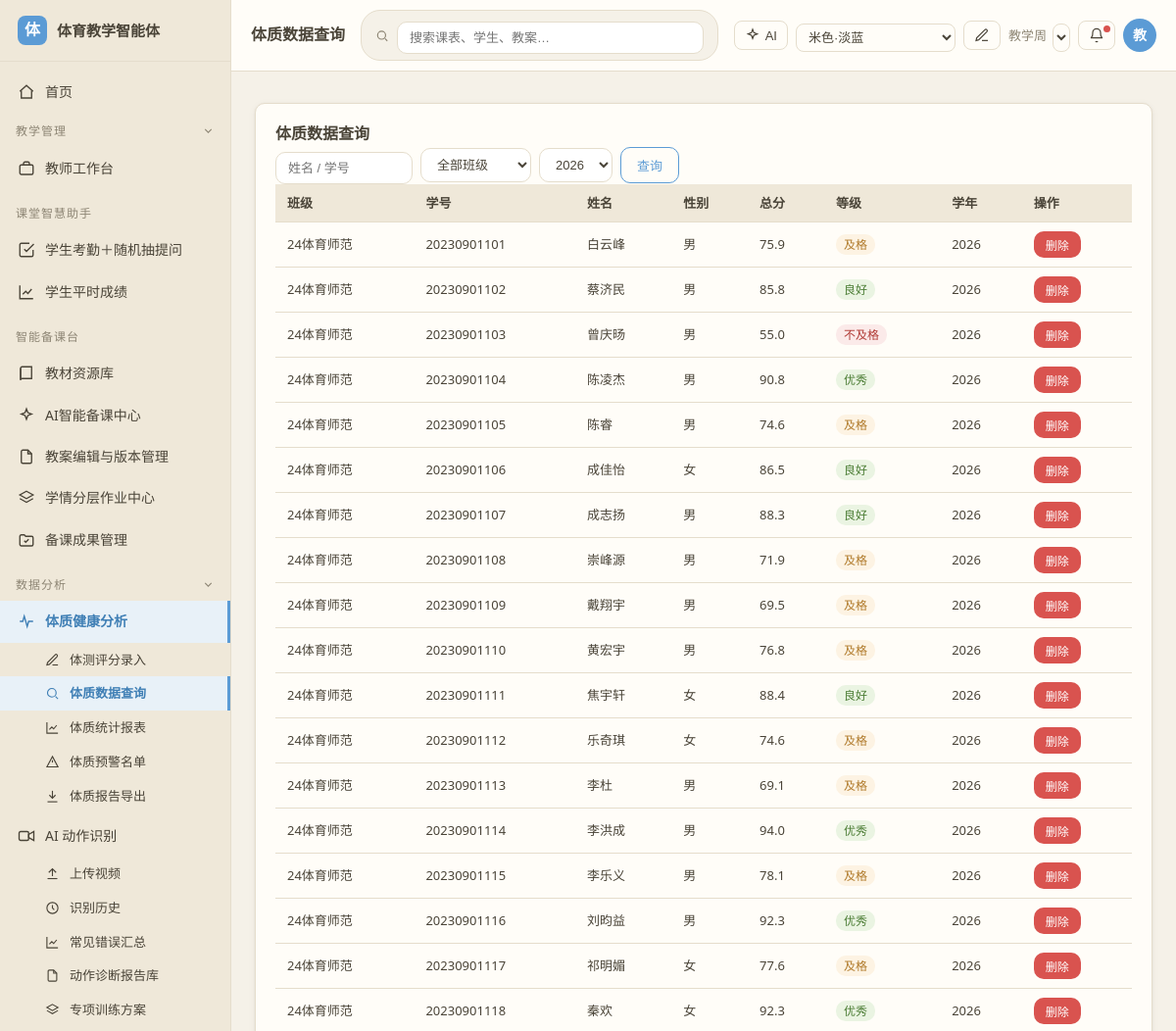
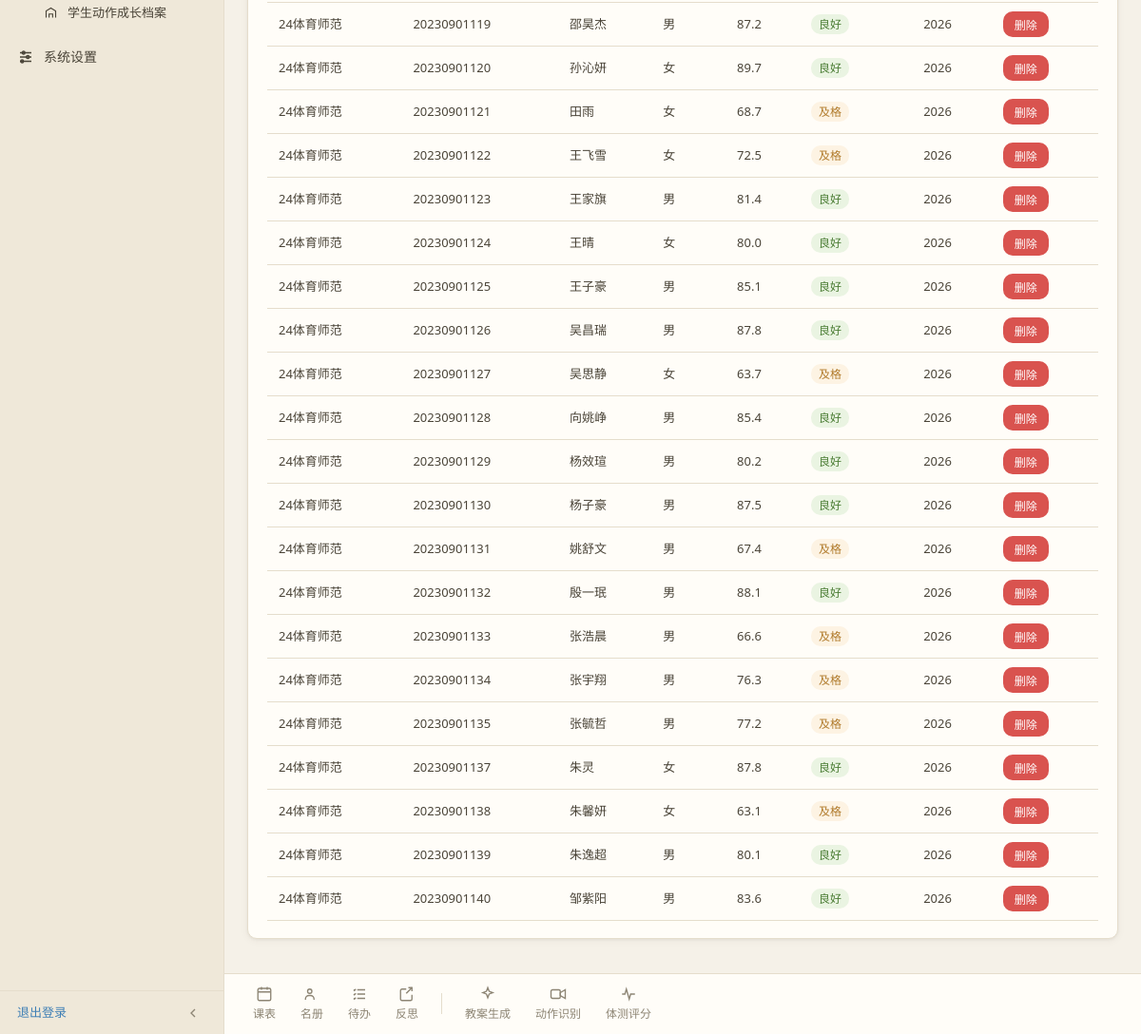
The app's page /fitness/query (signed in) with its own data (2 pictures, top to bottom).
### models.py (models this page shows)
class SchoolClass(db.Model):
    __tablename__ = 'classes'
    id = db.Column(db.Integer, primary_key=True)
    name = db.Column(db.String(120), nullable=False)
    grade = db.Column(db.String(40))
    note = db.Column(db.Text)
    created_at = db.Column(db.DateTime, default=datetime.utcnow)

class Student(db.Model):
    __tablename__ = 'students'
    id = db.Column(db.Integer, primary_key=True)
    student_no = db.Column(db.String(40))
    name = db.Column(db.String(80), nullable=False)
    gender = db.Column(db.String(10))  # 男 / 女
    class_id = db.Column(db.Integer, db.ForeignKey('classes.id'))
    note = db.Column(db.Text)
    created_at = db.Column(db.DateTime, default=datetime.utcnow)

class FitnessRecord(db.Model):
    __tablename__ = 'fitness_records'
    id = db.Column(db.Integer, primary_key=True)
    student_id = db.Column(db.Integer, db.ForeignKey('students.id'))
    year = db.Column(db.String(20))  # 学年
    semester = db.Column(db.String(20))  # 学期（第一学期/第二学期，空=全年）
    height_cm = db.Column(db.Float)
    weight_kg = db.Column(db.Float)
    bmi = db.Column(db.Float)
    vital_capacity = db.Column(db.Float)       # 肺活量 ml
    run_50m = db.Column(db.Float)              # 秒
    sit_and_reach = db.Column(db.Float)        # 坐位体前屈 cm
    standing_long_jump = db.Column(db.Float)   # 立定跳远 cm
    pull_up = db.Column(db.Integer)            # 引体向上（男）
    sit_up = db.Column(db.Integer)             # 仰卧起坐（女）
    run_1000m = db.Column(db.Float)            # 男
    run_800m = db.Column(db.Float)             # 女
    bmi_score = db.Column(db.Float)
    vital_score = db.Column(db.Float)
    run50_score = db.Column(db.Float)
    sitreach_score = db.Column(db.Float)
    jump_score = db.Column(db.Float)
    strength_score = db.Column(db.Float)
    endurance_score = db.Column(db.Float)
    extra_score = db.Column(db.Float)
    total_score = db.Column(db.Float)
    grade = db.Column(db.String(20))  # 优秀/良好/及格/不及格
    created_at = db.Column(db.DateTime, default=datetime.utcnow)

### routes/modules.py (the view)
@modules_bp.route('/fitness/query')
@login_required
def fitness_query():
    classes = _all_classes()
    cid = request.args.get('class_id', type=int)
    year = request.args.get('year', '').strip()
    keyword = request.args.get('keyword', '').strip()
    rows = _query_rows(cid, year, keyword)
    class_map = {c.id: c.name for c in classes}
    return render_template('fitness/query.html', active='fitness_query',
                           classes=classes, cid=cid, year=year, keyword=keyword,
                           rows=rows, class_map=class_map, year_options=_year_options())

### routes/modules.py (called while the page is built)
def _year_options():
    current = datetime.date.today().year
    return [str(y) for y in range(current, 1999, -1)]

def _all_classes():
    return SchoolClass.query.order_by(SchoolClass.id).all()

def _query_rows(cid, year, keyword):
    q = db.session.query(Student, FitnessRecord).join(
        FitnessRecord, FitnessRecord.student_id == Student.id)
    if cid:
        q = q.filter(Student.class_id == cid)
    if year:
        q = q.filter(FitnessRecord.year == year)
    if keyword:
        q = q.filter(db.or_(Student.name.like('%%%s%%' % keyword), Student.student_no.like('%%%s%%' % keyword)))
    q = q.order_by(Student.class_id, Student.student_no)
    return q.limit(500).all()

### security.py (called while the page is built)
def login_required(f):
    @wraps(f)
    def wrapper(*args, **kwargs):
        if 'user_id' not in session:
            return redirect(url_for('auth.login', next=request.path))
        return f(*args, **kwargs)
    return wrapper

def current_user_id():
    return session.get('user_id')

### templates/fitness/query.html (shortened to what this page needs)
{% extends 'base.html' %}
{% block page_title %}体质数据查询{% endblock %}
{% block content %}
<div class="card">
  <div class="toolbar">
    <h2 style="margin:0">体质数据查询</h2>
    <form method="get" action="{{ url_for('modules.fitness_query') }}" class="form-inline" style="margin:0">
      <input type="text" name="keyword" value="{{ keyword }}" placeholder="姓名 / 学号" style="width:140px">
      <select name="class_id" style="width:auto;margin-top:0">
        <option value="">全部班级</option>
      </select>
      <select name="year" style="width:auto;margin-top:0">
        {% for y in year_options %}<option value="{{ y }}" {{ 'selected' if y == year }}>{{ y }}</option>{% endfor %}
      </select>
      <button type="submit" class="btn btn-outline">查询</button>
    </form>
  </div>
  {% if rows %}
  <table>
    <thead><tr><th>班级</th><th>学号</th><th>姓名</th><th>性别</th><th>总分</th><th>等级</th><th>学年</th><th>操作</th></tr></thead>
    <tbody>
      {% for s, r in rows %}
      <tr>
        <td>{{ class_map.get(s.class_id, '—') }}</td>
        <td>{{ s.student_no or '—' }}</td>
        <td>{{ s.name }}</td>
        <td>{{ s.gender or '—' }}</td>
        <td>{{ r.total_score if r and r.total_score is not none else '—' }}</td>
        <td>
          {% if r and r.grade %}<span class="tag {{ 'success' if r.grade in ('优秀','良好') else ('warning' if r.grade == '及格' else 'danger') }}">{{ r.grade }}</span>{% else %}—{% endif %}
        </td>
        <td>{% if r %}{{ r.year }}{% else %}—{% endif %}</td>
        <td>
          {% if r %}
          <form method="post" action="{{ url_for('modules.fitness_delete', rid=r.id) }}" style="display:inline" onsubmit="return confirm('确定删除该体测记录吗？')">
            <button type="submit" class="btn btn-danger btn-sm">删除</button>
          </form>
          {% else %}—{% endif %}
        </td>
      </tr>
      {% endfor %}
    </tbody>
  </table>
  {% else %}
  <p class="muted">暂无体测数据。可到「体测评分录入」录入或导入数据。</p>
  {% endif %}
</div>
{% endblock %}

### static/css/style.css (style rules this page uses)
:root { --bg: #f5f1e8; --sidebar: #efe8d9; --card: #fffdf8; --border: #e5ddcc; --text: #4a4438; --text-muted: #8d8574; --primary: #5b9bd5; --primary-hover: #4a8bc4; --primary-bg: #e8f1f8; --link: #3f7fb5; --success: #6aa84f; --warning: #e6a23c; --danger: #d9534f; --topbar-bg: #fffdf8; --radius: 10px; --shadow: 0 1px 3px rgba(74, 68, 56, .07), 0 2px 8px rgba(74, 68, 56, .05); }
* { box-sizing: border-box; }
html, body { height: 100%; }
body { margin: 0; background: var(--bg); color: var(--text); font-family: "Microsoft YaHei", "PingFang SC", "Segoe UI", sans-serif; font-size: 14px; line-height: 1.6; }
h1, h2, h3 { margin: 0 0 .5em; font-weight: 600; color: var(--text); }
h2 { font-size: 16px; }
.card { background: var(--card); border: 1px solid var(--border); border-radius: var(--radius); box-shadow: var(--shadow); padding: 18px 20px; margin-bottom: 16px; }
.btn { display: inline-block; padding: 8px 16px; border: 1px solid transparent; border-radius: var(--radius); font-size: 13px; cursor: pointer; background: var(--card); color: var(--text); }
.btn-outline { border-color: var(--primary); color: var(--primary); background: transparent; }
.btn-danger { background: var(--danger); color: #fff; }
.btn-sm { padding: 4px 11px; font-size: 12px; }
input[type=text], input[type=password], input[type=number], input[type=date], input[type=time], input[type=datetime-local], select, textarea { display: block; width: 100%; margin-top: 5px; padding: 8px 12px; border: 1px solid var(--border); border-radius: var(--radius); background: #fff; color: var(--text); font-size: 13px; }
.form-inline { display: flex; gap: 8px; align-items: center; flex-wrap: wrap; }
table { width: 100%; border-collapse: collapse; background: var(--card); }
th, td { padding: 9px 12px; text-align: left; border-bottom: 1px solid var(--border); font-size: 13px; }
th { background: var(--sidebar); font-weight: 600; }
.tag { display: inline-block; padding: 1px 8px; border-radius: 10px; font-size: 12px; }
.tag.success { background: #eaf4e2; color: #4a7c33; }
.tag.warning { background: #fdf3e3; color: #b07a2a; }
.tag.danger { background: #fbeae9; color: #b03a34; }

### records on screen
Student: student_no "20230901101", name "白云峰", gender "男", total_score "75.9", grade "及格", year "2026"
SchoolClass: get "24体育师范"
Student: student_no "20230901102", name "蔡济民", gender "男", total_score "85.8", grade "良好", year "2026"
Student: student_no "20230901103", name "曾庆旸", gender "男", total_score "55.0", grade "不及格", year "2026"
Student: student_no "20230901104", name "陈凌杰", gender "男", total_score "90.8", grade "优秀", year "2026"
Student: student_no "20230901105", name "陈睿", gender "男", total_score "74.6", grade "及格", year "2026"
Student: student_no "20230901106", name "成佳怡", gender "女", total_score "86.5", grade "良好", year "2026"
Student: student_no "20230901107", name "成志扬", gender "男", total_score "88.3", grade "良好", year "2026"
Student: student_no "20230901108", name "崇峰源", gender "男", total_score "71.9", grade "及格", year "2026"
Student: student_no "20230901109", name "戴翔宇", gender "男", total_score "69.5", grade "及格", year "2026"
Student: student_no "20230901110", name "黄宏宇", gender "男", total_score "76.8", grade "及格", year "2026"
Student: student_no "20230901111", name "焦宇轩", gender "女", total_score "88.4", grade "良好", year "2026"
Student: student_no "20230901112", name "乐奇琪", gender "女", total_score "74.6", grade "及格", year "2026"
Student: student_no "20230901113", name "李杜", gender "男", total_score "69.1", grade "及格", year "2026"
Student: student_no "20230901114", name "李洪成", gender "男", total_score "94.0", grade "优秀", year "2026"
Student: student_no "20230901115", name "李乐义", gender "男", total_score "78.1", grade "及格", year "2026"
Student: student_no "20230901116", name "刘昀益", gender "男", total_score "92.3", grade "优秀", year "2026"
Student: student_no "20230901117", name "祁明媚", gender "女", total_score "77.6", grade "及格", year "2026"
Student: student_no "20230901118", name "秦欢", gender "女", total_score "92.3", grade "优秀", year "2026"
Student: student_no "20230901119", name "邵昊杰", gender "男", total_score "87.2", grade "良好", year "2026"
Student: student_no "20230901120", name "孙沁妍", gender "女", total_score "89.7", grade "良好", year "2026"
Student: student_no "20230901121", name "田雨", gender "女", total_score "68.7", grade "及格", year "2026"
Student: student_no "20230901122", name "王飞雪", gender "女", total_score "72.5", grade "及格", year "2026"
Student: student_no "20230901123", name "王家旗", gender "男", total_score "81.4", grade "良好", year "2026"
Student: student_no "20230901124", name "王晴", gender "女", total_score "80.0", grade "良好", year "2026"
Student: student_no "20230901125", name "王子豪", gender "男", total_score "85.1", grade "良好", year "2026"
Student: student_no "20230901126", name "吴昌瑞", gender "男", total_score "87.8", grade "良好", year "2026"
Student: student_no "20230901127", name "吴思静", gender "女", total_score "63.7", grade "及格", year "2026"
Student: student_no "20230901128", name "向姚峥", gender "男", total_score "85.4", grade "良好", year "2026"
Student: student_no "20230901129", name "杨效瑄", gender "男", total_score "80.2", grade "良好", year "2026"
Student: student_no "20230901130", name "杨子豪", gender "男", total_score "87.5", grade "良好", year "2026"
Student: student_no "20230901131", name "姚舒文", gender "男", total_score "67.4", grade "及格", year "2026"
Student: student_no "20230901132", name "殷一珉", gender "男", total_score "88.1", grade "良好", year "2026"
Student: student_no "20230901133", name "张浩晨", gender "男", total_score "66.6", grade "及格", year "2026"
Student: student_no "20230901134", name "张宇翔", gender "男", total_score "76.3", grade "及格", year "2026"
Student: student_no "20230901135", name "张毓哲", gender "男", total_score "77.2", grade "及格", year "2026"
Student: student_no "20230901137", name "朱灵", gender "女", total_score "87.8", grade "良好", year "2026"
Student: student_no "20230901138", name "朱馨妍", gender "女", total_score "63.1", grade "及格", year "2026"
Student: student_no "20230901139", name "朱逸超", gender "男", total_score "80.1", grade "良好", year "2026"
Student: student_no "20230901140", name "邹紫阳", gender "男", total_score "83.6", grade "良好", year "2026"

### other values on screen
{{ user_initial }} "教"
form field year "2026"
